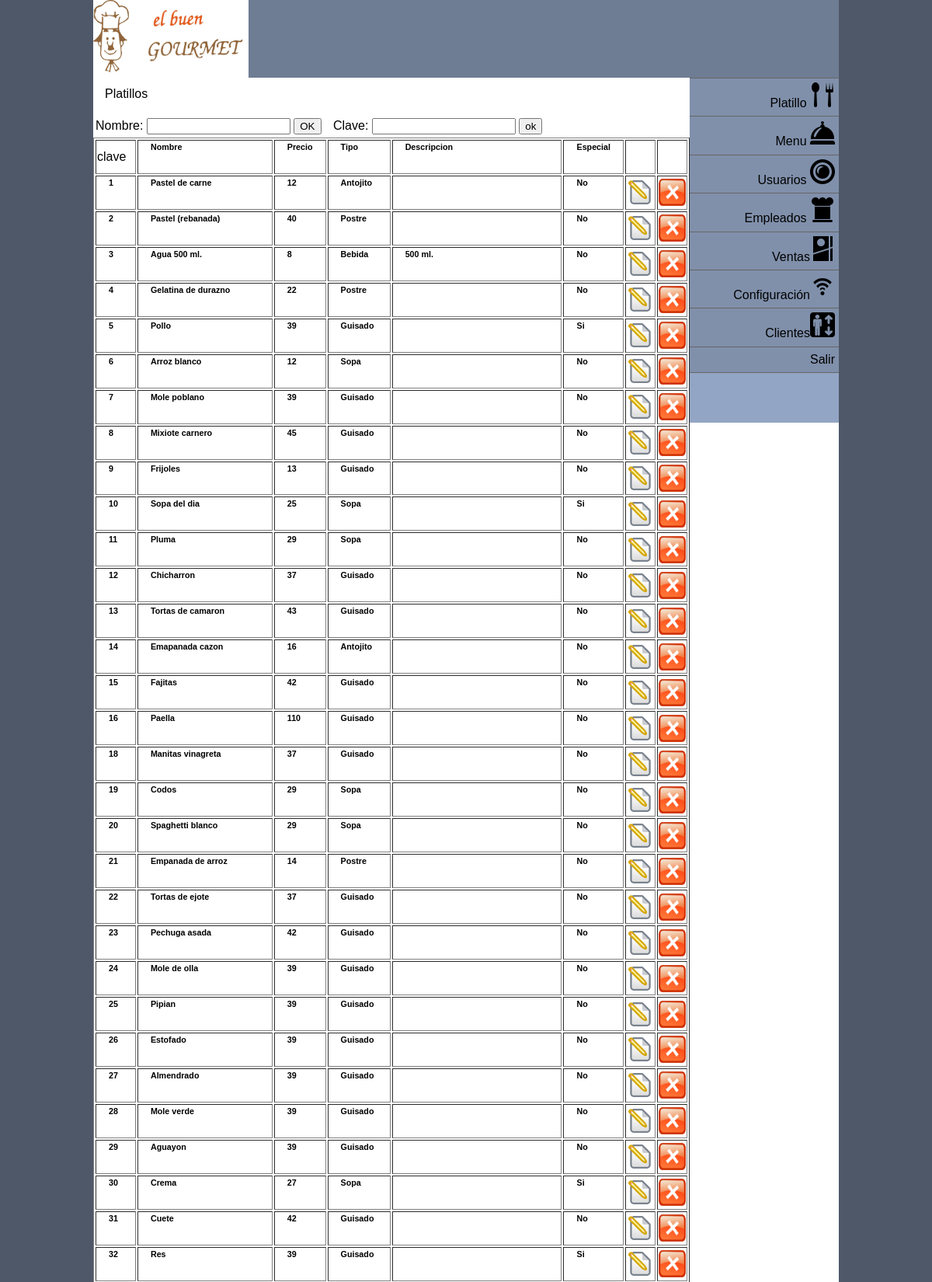
The app's page /System/Templates/verPlatillos.php (signed in, upper part) with its own data.
### tables this page shows
CREATE TABLE `platillo` (
  `id_plat` varchar(10) NOT NULL,
  `nombre_plat` varchar(50) NOT NULL,
  `precio` double NOT NULL,
  `tipo` varchar(50) NOT NULL,
  `descripcion_plat` varchar(50) DEFAULT NULL,
  `especial` int(11) NOT NULL,
  PRIMARY KEY (`id_plat`)
);

### System/Templates/verPlatillos.php (the view, shortened to what this page needs)
<?php require_once('../Connections/COnexionGourmet.php'); ?>
<?php
$query_recordsetPlatillos = "SELECT id_plat, nombre_plat, precio, tipo, descripcion_plat, especial FROM platillo ORDER BY CAST(id_plat as UNSIGNED)";
$recordsetPlatillos = mysql_query($query_recordsetPlatillos, $COnexionGourmet) or die(mysql_error());
$row_recordsetPlatillos = mysql_fetch_assoc($recordsetPlatillos);
?>
<!DOCTYPE html PUBLIC "-//W3C//DTD XHTML 1.0 Transitional//EN" "http://www.w3.org/TR/xhtml1/DTD/xhtml1-transitional.dtd">
<html xmlns="http://www.w3.org/1999/xhtml">
<head>
</head>
<body>
<div class="container">
  <div class="header"><a href="../menuAdmin.php"><img src="../Img/logox.jpg" width="200" height="100" /></a></div>
  <div class="sidebar1">
    <div align="right">
      <ul class="nav">
        <li><a href="../MenuPlatillo.php">Platillo <img src="../Img/icons/spoon-fork.png" width="32" height="32" /></a></li>
        <li><a href="../Menumenu.php">Menu <img src="../Img/icons/bell.png" width="32" height="32" /></a></li>
        <li><a href="../menu%20usuarios.php">Usuarios <img src="../Img/icons/plate.png" width="32" height="32" /></a></li>
        <li><a href="../menu%20empleado.php">Empleados <img src="../Img/icons/chef-hat.png" width="32" height="32" /></a></li>
        <li><a href="../menuVentas.php">Ventas<img src="../Img/icons/menu-card.png" width="32" height="32" alt="Administrar ventas" /></a></li>
        <li><a href="../menuConfiguracion.php">Configuración<img src="../Img/icons/wifi.png" width="32" height="32" /></a></li>
        <li><a href="../Menu%20Clientes.php">Clientes<img src="../Img/icons/lift.png" width="32" height="32" alt="clientes" /></a></li>
        <li><a href="../Loging.php">Salir</a></li>
      </ul>
    </div>
    <p align="right">&nbsp;</p>
  </div>
  <div class="content">
    <p>Platillos
      <br />
    </p>
    <div align="left">
      <table width="592" border="0">
        <tr>
          <td><form action="Busqueda.php" method="get">
            Nombre:
                <input type="text" name="nombre" />
            <input type="submit" value="OK" />
            <br />
          </form></td>
          <td><form id="clave" name="clave" method="get" action="Busquedaclave.php">
            <label for="clave">Clave:</label>
            <input type="text" name="nombre" id="clave" />
            <input type="submit" name="ok" id="ok" value="ok" />
          </form></td>
        </tr>
      </table>
    </div>
    <table border="1" align="center">
      <tr>
        <td>clave</td>
        <td><h6>Nombre</h6></td>
        <td><h6>Precio</h6></td>
        <td><h6>Tipo</h6></td>
        <td><h6>Descripcion</h6></td>
        <td><h6>Especial</h6></td>
        <td>&nbsp;</td>
        <td>&nbsp;</td>
      </tr>
      <?php do { ?>
        <tr>
          <td><h6><?php echo $row_recordsetPlatillos['id_plat']; ?></h6></td>
          <td><h6><?php echo $row_recordsetPlatillos['nombre_plat']; ?></h6></td>
          <td><h6><?php echo $row_recordsetPlatillos['precio']; ?></h6></td>
          <td><h6><?php echo $row_recordsetPlatillos['tipo']; ?></h6></td>
          <td><h6><?php echo $row_recordsetPlatillos['descripcion_plat']; ?></h6></td>
          <td><h6><?php if ($row_recordsetPlatillos['especial']==0){echo "No";}else{echo "Si";}; ?></h6></td>
          <td><a href="modificarPlatillo.php?id=<?php echo $row_recordsetPlatillos['id_plat']; ?>"><img src="../Img/modif.png" alt="" width="35" height="35" /></a></td>
          <td><a href="elimina.php?id=<?php echo $row_recordsetPlatillos['id_plat']; ?>"><img src="../Img/eliminar-icono-4790-96.png" alt="" width="35" height="35" /></a></td>
        </tr>
        <?php } while ($row_recordsetPlatillos = mysql_fetch_assoc($recordsetPlatillos)); ?>
    </table>
  </div>
  </div>
</body>
</html>

### System/Templates/verPlatillos.php (style rules this page uses)
ul, ol, dl { padding: 0; margin: 0; }
h1, h2, h3, h4, h5, h6, p { margin-top: 0; padding-right: 15px; padding-left: 15px; }
a img { border: none; }
a:link { color: #414958; }
.container { width: 80%; max-width: 1260px; min-width: 780px; background-color: #FFF; margin: 0 auto; }
.header { background-color: #6F7D94; }
.sidebar1 { float: right; width: 20%; background-color: #93A5C4; padding-bottom: 10px; }
.content { padding: 10px 0; width: 80%; float: right; }
ul.nav { list-style: none; border-top: 1px solid #666; margin-bottom: 15px; }
ul.nav li { border-bottom: 1px solid #666; }
ul.nav a, ul.nav a:visited { padding: 5px 5px 5px 15px; display: block; text-decoration: none; background-color: #8090AB; color: #000; }

### records on screen
platillo: id_plat "1", nombre_plat "Pastel de carne", precio "12", tipo "Antojito", especial "No"
platillo: id_plat "2", nombre_plat "Pastel (rebanada)", precio "40", tipo "Postre", especial "No"
platillo: id_plat "3", nombre_plat "Agua 500 ml.", precio "8", tipo "Bebida", descripcion_plat "500 ml.", especial "No"
platillo: id_plat "4", nombre_plat "Gelatina de durazno", precio "22", tipo "Postre", especial "No"
platillo: id_plat "5", nombre_plat "Pollo", precio "39", tipo "Guisado", especial "Si"
platillo: id_plat "6", nombre_plat "Arroz blanco", precio "12", tipo "Sopa", especial "No"
platillo: id_plat "7", nombre_plat "Mole poblano", precio "39", tipo "Guisado", especial "No"
platillo: id_plat "8", nombre_plat "Mixiote carnero", precio "45", tipo "Guisado", especial "No"
platillo: id_plat "9", nombre_plat "Frijoles", precio "13", tipo "Guisado", especial "No"
platillo: id_plat "10", nombre_plat "Sopa del dia", precio "25", tipo "Sopa", especial "Si"
platillo: id_plat "11", nombre_plat "Pluma", precio "29", tipo "Sopa", especial "No"
platillo: id_plat "12", nombre_plat "Chicharron", precio "37", tipo "Guisado", especial "No"
platillo: id_plat "13", nombre_plat "Tortas de camaron", precio "43", tipo "Guisado", especial "No"
platillo: id_plat "14", nombre_plat "Emapanada cazon", precio "16", tipo "Antojito", especial "No"
platillo: id_plat "15", nombre_plat "Fajitas", precio "42", tipo "Guisado", especial "No"
platillo: id_plat "16", nombre_plat "Paella", precio "110", tipo "Guisado", especial "No"
platillo: id_plat "18", nombre_plat "Manitas vinagreta", precio "37", tipo "Guisado", especial "No"
platillo: id_plat "19", nombre_plat "Codos", precio "29", tipo "Sopa", especial "No"
platillo: id_plat "20", nombre_plat "Spaghetti blanco", precio "29", tipo "Sopa", especial "No"
platillo: id_plat "21", nombre_plat "Empanada de arroz", precio "14", tipo "Postre", especial "No"
platillo: id_plat "22", nombre_plat "Tortas de ejote", precio "37", tipo "Guisado", especial "No"
platillo: id_plat "23", nombre_plat "Pechuga asada", precio "42", tipo "Guisado", especial "No"
platillo: id_plat "24", nombre_plat "Mole de olla", precio "39", tipo "Guisado", especial "No"
platillo: id_plat "25", nombre_plat "Pipian", precio "39", tipo "Guisado", especial "No"
platillo: id_plat "26", nombre_plat "Estofado", precio "39", tipo "Guisado", especial "No"
platillo: id_plat "27", nombre_plat "Almendrado", precio "39", tipo "Guisado", especial "No"
platillo: id_plat "28", nombre_plat "Mole verde", precio "39", tipo "Guisado", especial "No"
platillo: id_plat "29", nombre_plat "Aguayon", precio "39", tipo "Guisado", especial "No"
platillo: id_plat "30", nombre_plat "Crema", precio "27", tipo "Sopa", especial "Si"
platillo: id_plat "31", nombre_plat "Cuete", precio "42", tipo "Guisado", especial "No"
platillo: id_plat "32", nombre_plat "Res", precio "39", tipo "Guisado", especial "Si"
